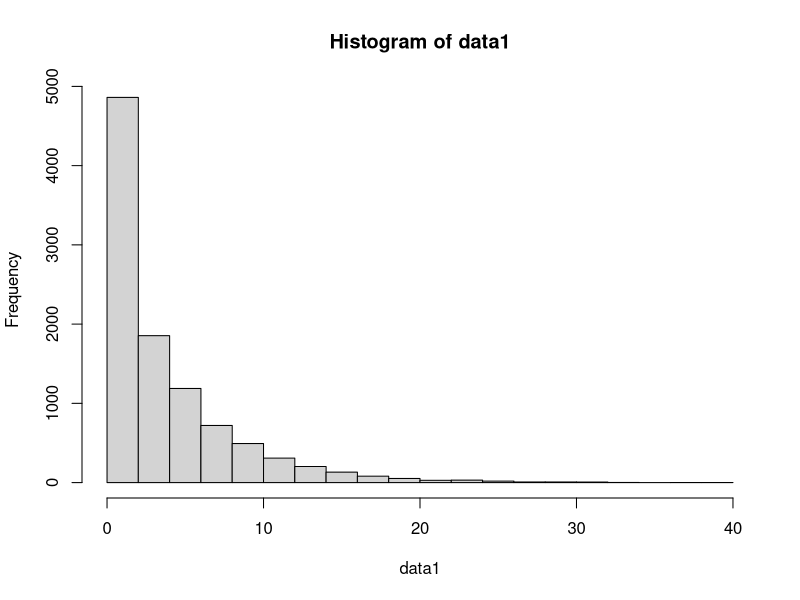
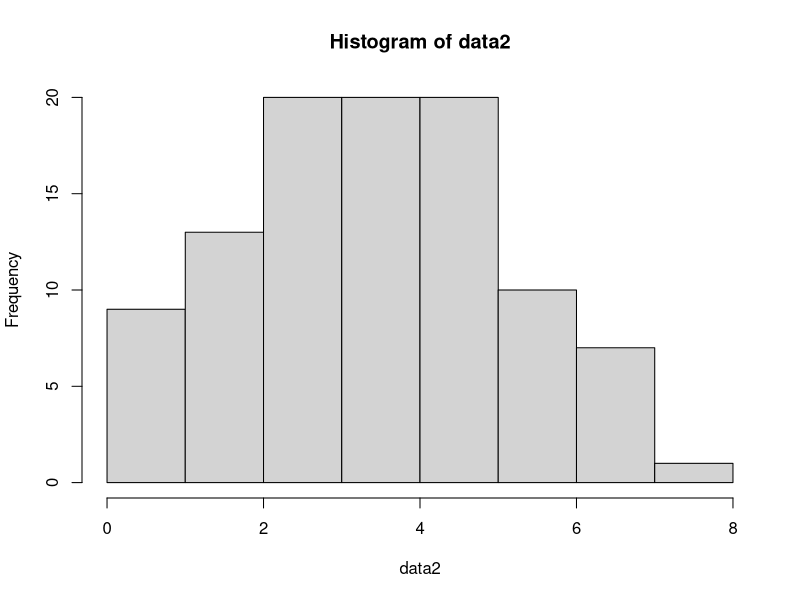
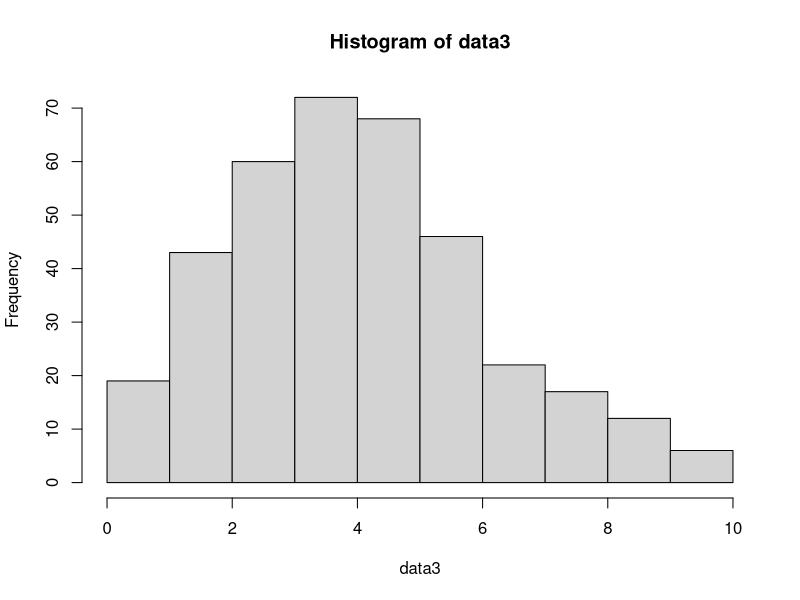
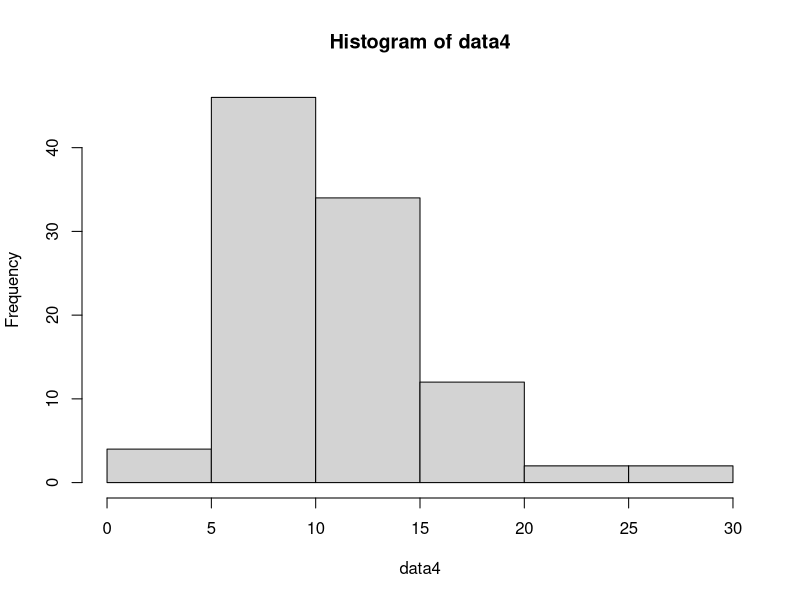
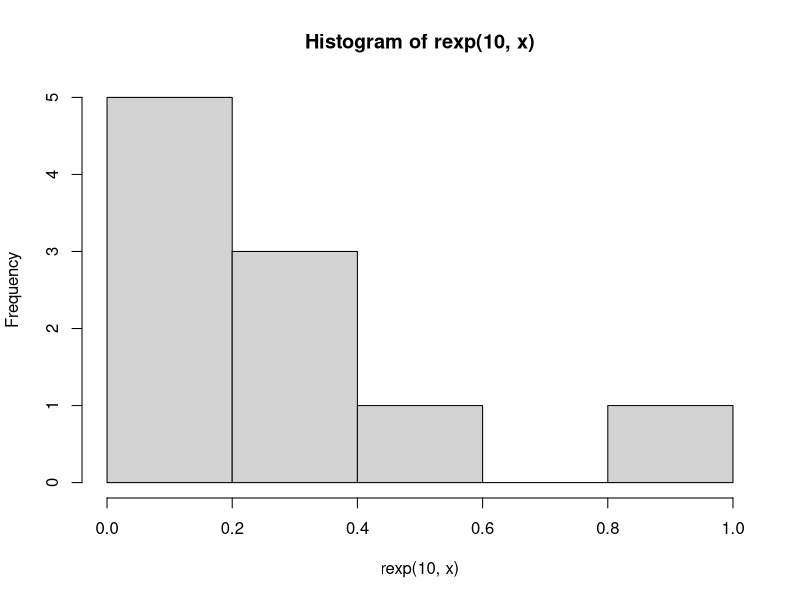
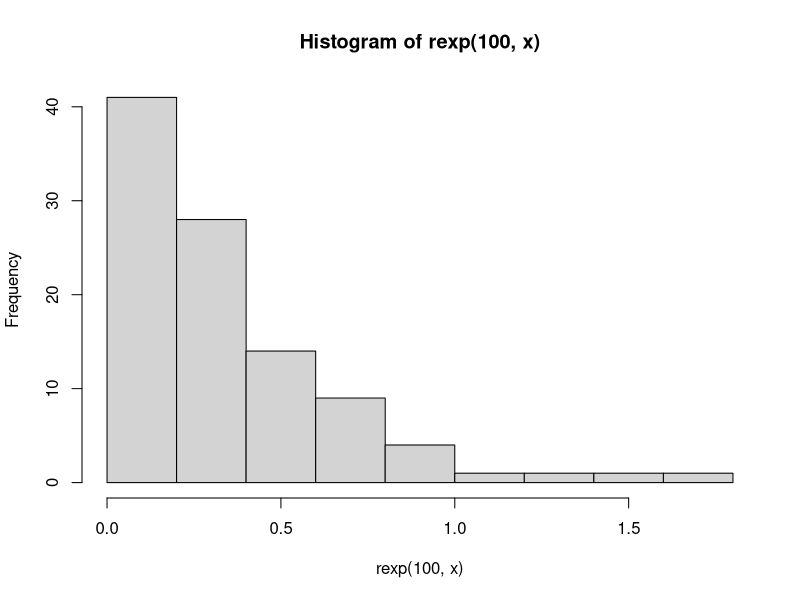
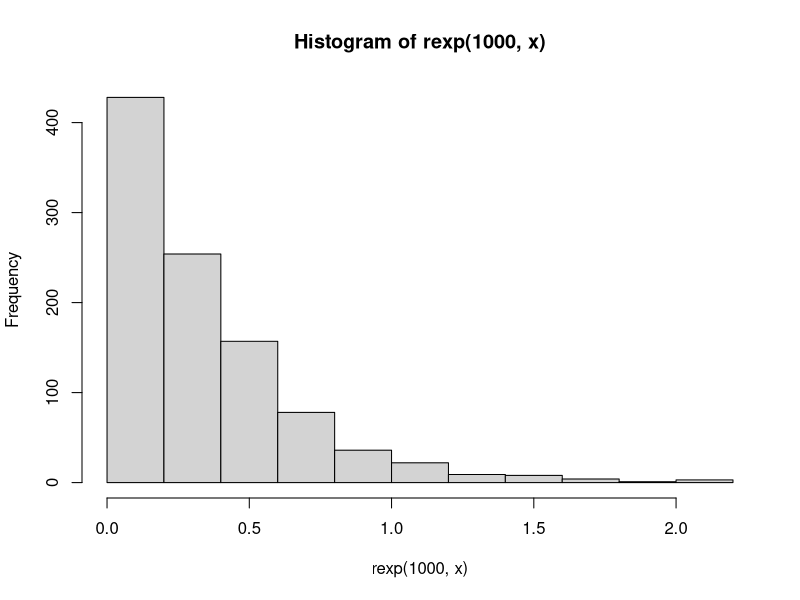
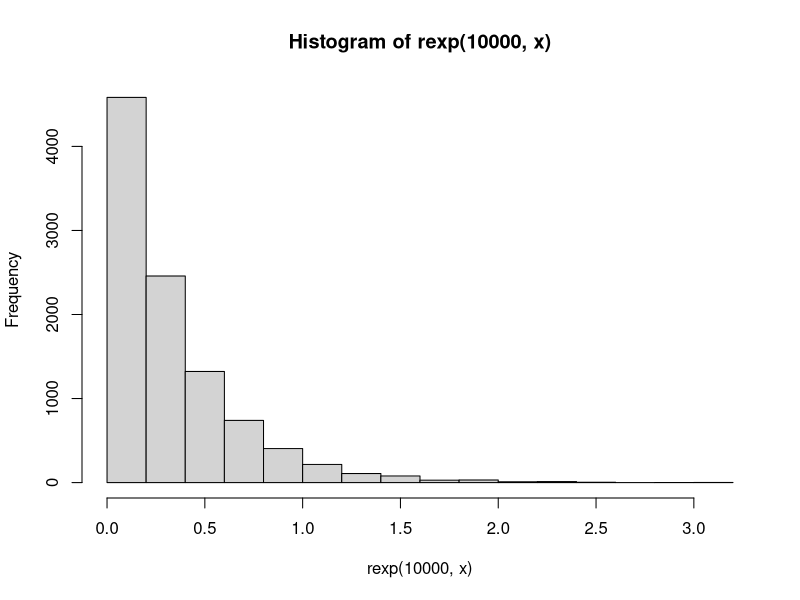

Write the R code that produced these figures, in order.
#  =================== 1 ==================== 
x = 3
prob = 0.20

## a
dgeom(x, prob)

## b
n = 10000
data1 = rgeom(n, prob) ;data1
mean(data1 == 3)

## c


## d
hist(data1)

## e
mean(data1)
var(data1)

#  =================== 2 ====================  
x = 4
size = 20
prob = 0.2

## a
dbinom(x, size, prob)

## b
n = 100
data2 = rbinom(n, size, prob) ;data2
hist(data2)

## c
mean(data2)
var(data2)

#  =================== 3 ==================== 
x = 6
lambda = 4.5

## a
dpois(x, lambda)

## b
n = 365
data3 = rpois(n, lambda) ;data3

hist(data3)

## c
mean(data3 == 6)

## d
mean(data3)
var(data3)

#  =================== 4 ==================== 
x = 2
df = 10

## a
dchisq(x, df)

## b
n = 100
data4 = rchisq(n, df) ;data4

hist(data4)

## c
mean(data4)
var(data4)

#  =================== 5 ==================== 
x = 3

## a
dexp(x)

## b
set.seed(1)
hist(rexp(10, x))
hist(rexp(100, x))
hist(rexp(1000, x))
hist(rexp(10000, x))

## c
n = 100
data5 = rexp(n, x)
mean(data5)
var(data5)

#  =================== 6 ====================
n = 100
mean = 50
sd = 8

## a
data5 = rnorm(n, mean, sd) ;data5

mean(data5)
X1 = 49
X2 = 50

Z2 = (50-mean(data5))/sd(data5) ;Z2
Z1 = 1-((49-mean(data5))/sd(data5)) ;Z1
Z = Z1 +Z2 ;Z

plot(data5, main = "Plot Data5", col = "blue", pch = 1)

## b
hist(data5, main = "5025201228_Arief Badrus Sholeh_Probstat_E_DNHistogram", breaks = 5, col = "blue")

## c
var(data5)